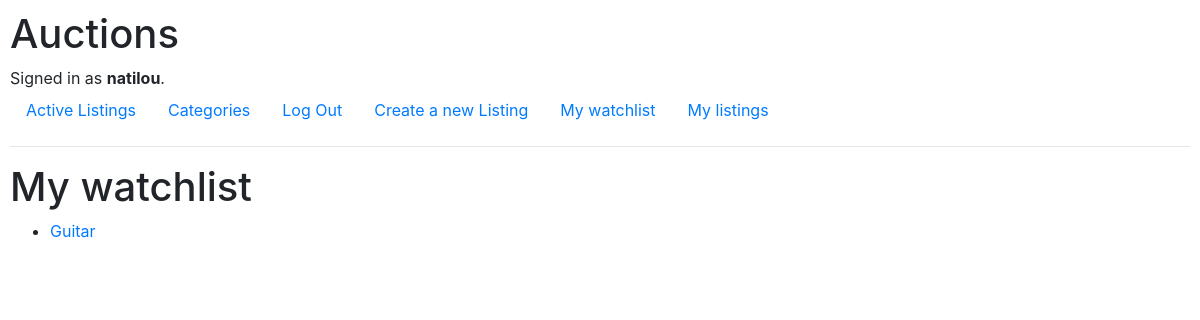
Before: /watchlist (signed in) with the older database file.
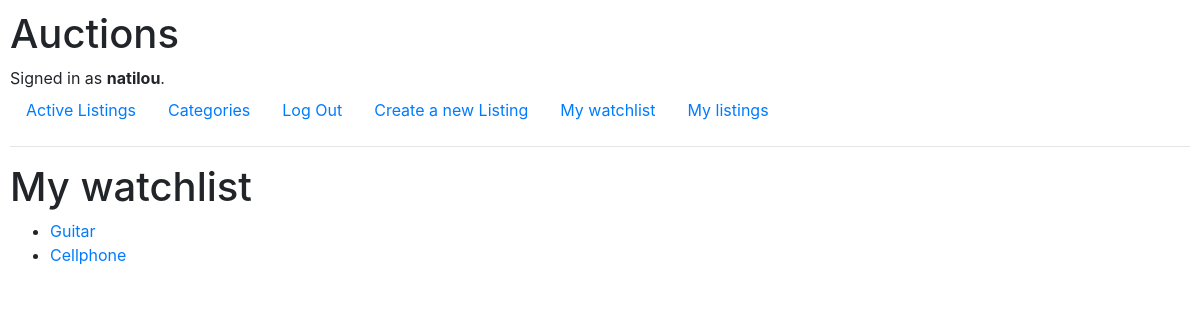
After: the same page with the newer database file.
### auctions/models.py (models this page shows, shortened)
class Listing(models.Model):
    title = models.CharField(max_length=64)
    description = models.TextField(max_length=300)
    starting_price = models.FloatField()
    currency = models.CharField(max_length=4)
    image_url = models.URLField(null=True, blank=True)
    is_active = models.BooleanField(default=True)
    category = models.ForeignKey(Category, on_delete=models.CASCADE, related_name="listings")
    user = models.ForeignKey(User, on_delete=models.CASCADE, related_name="listings")

### auctions/views.py (the view)
# urls.py: path("watchlist",views.show_watchlist, name="show_watchlist"),
@login_required
def show_watchlist(request):
    return render(request, "auctions/watchlist.html", {
        "listings": Listing.objects.filter(watchlists__user=request.user)
    })

### auctions/templates/auctions/watchlist.html (shortened to what this page needs)
{% extends "auctions/layout.html" %}
{% block body %}
        <h1>My watchlist</h1>
        <ul>
            {% for listing in listings %}
                <li><a href="{% url 'listing' listing_id=listing.id %}">{{ listing.title }}</a></li>
            {% empty %}
            <h1>No listing for now</h1>
            {% endfor %}
        </ul>
{% endblock %}

Changed rows visible on the page:
added Listing: title "Cellphone"
